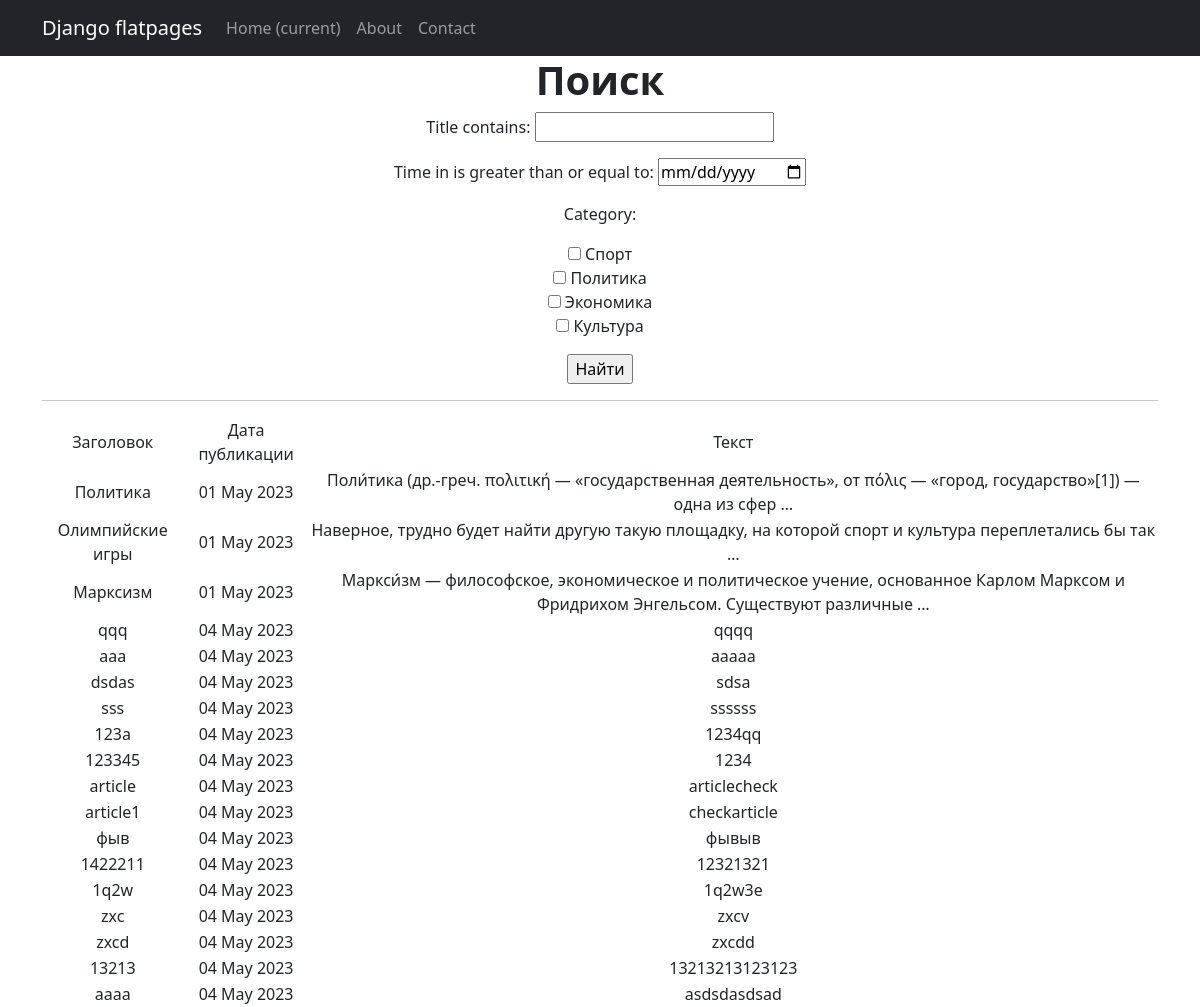
Page /news/search/ on the earlier database version.
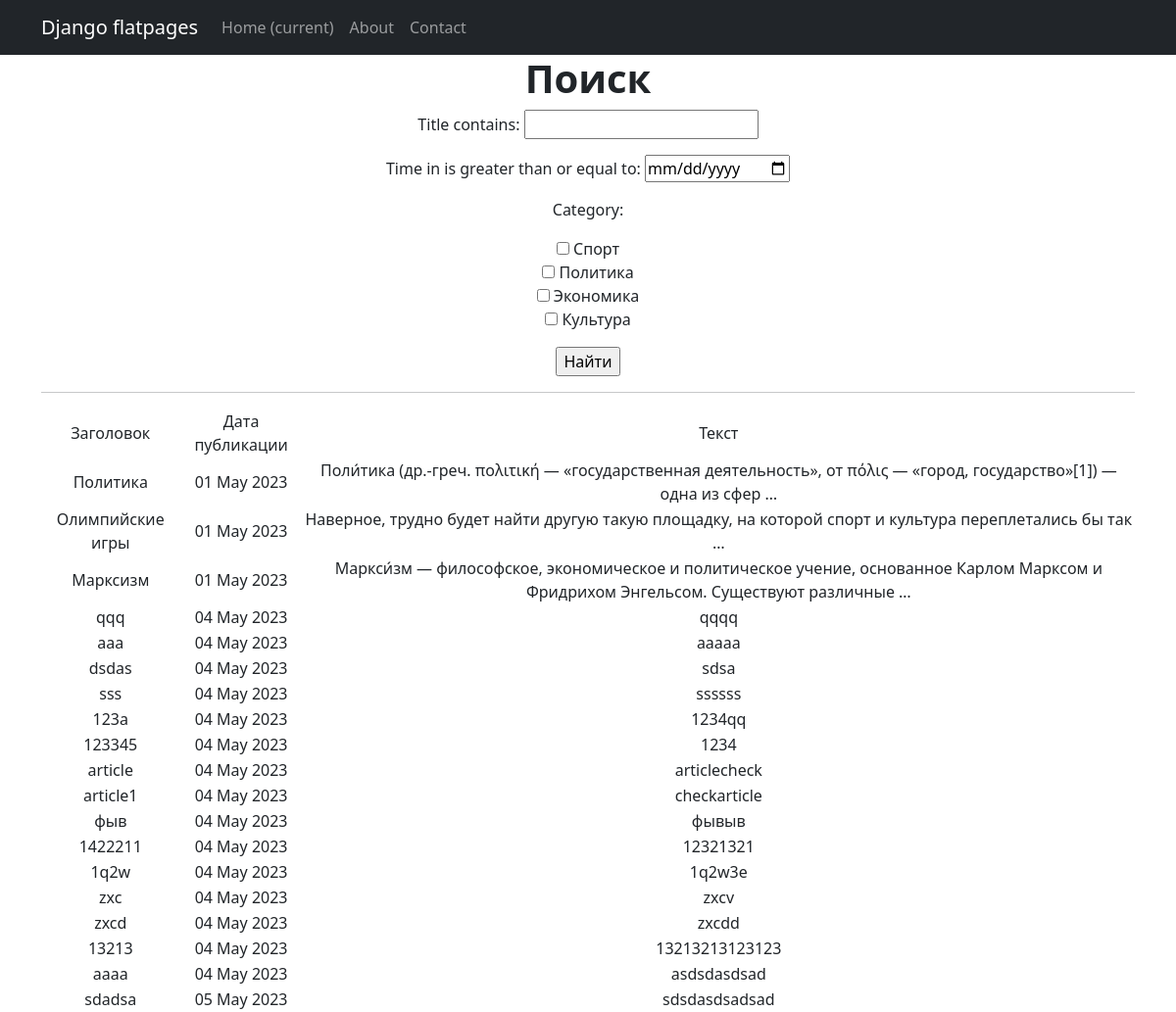
Same page on the later database version.
### NewsPortal/models.py (models this page shows, shortened)
class Post(models.Model):
    author = models.ForeignKey(Author, on_delete=models.CASCADE)
    type = models.CharField(max_length=7, choices=TYPE, default=news)
    time_in = models.DateTimeField(auto_now_add=True)
    categories = models.ManyToManyField(Category, through='PostCategory')
    title = models.CharField(max_length=255)
    text = models.TextField()
    rating = models.IntegerField(default=0)

### NewsPortal/views.py (the view)
# urls.py: path('search/', PostSearch.as_view(), name='post_search'),
class PostSearch(ListView):
    model = Post
    template_name = 'post_search.html'
    context_object_name = 'news'
    def get_queryset(self):
        queryset = super().get_queryset()
        self.filterset = PostFilter(self.request.GET, queryset)
        return self.filterset.qs
    def get_context_data(self, **kwards):
        context = super().get_context_data(**kwards)
        context['filterset'] = self.filterset
        return context

### NewsPortal/models.py (called while the page is built)
    def __str__(self):
        return f'{self.name_category}'

### templates/post_search.html (shortened to what this page needs)
{% extends 'flatpages/default.html' %}
{% load custom_filters %}
{% block content %}
<h1><b> Поиск </b></h1>
    <form action="" method="get">
       {{ filterset.form.as_p }}
       <input type="submit" value="Найти" />
    </form>
<hr>
    {% if news %}
        <table>
            <tr>
                <td> Заголовок</td>
                <td> Дата публикации </td>
                <td> Текст </td>
            </tr>
            {% for post in news %}
            <tr>
                <td> {{ post.title }} </td>
                <td> {{ post.time_in|date:'d M Y' }} </td>
                <td> {{ post.text|truncatewords:15 }} </td>
            </tr>
            {% endfor %}
        </table>
    {% else %}
        <h2> Нет новостей! </h2>
    {% endif %}
{% endblock content %}

Differences in the rows shown:
added Post: title "sdadsa", time_in "05 May 2023", text "sdsdasdsadsad"
